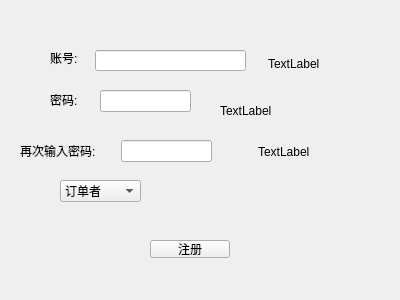
<?xml version="1.0" encoding="UTF-8"?>
<ui version="4.0">
 <class>regis</class>
 <widget class="QWidget" name="regis">
  <property name="geometry">
   <rect>
    <x>0</x>
    <y>0</y>
    <width>400</width>
    <height>300</height>
   </rect>
  </property>
  <property name="windowTitle">
   <string>Form</string>
  </property>
  <widget class="QPushButton" name="btn_regis">
   <property name="geometry">
    <rect>
     <x>150</x>
     <y>240</y>
     <width>80</width>
     <height>18</height>
    </rect>
   </property>
   <property name="text">
    <string>注册</string>
   </property>
  </widget>
  <widget class="QLabel" name="label">
   <property name="geometry">
    <rect>
     <x>50</x>
     <y>50</y>
     <width>31</width>
     <height>16</height>
    </rect>
   </property>
   <property name="text">
    <string>账号:</string>
   </property>
  </widget>
  <widget class="QLineEdit" name="lineEdit">
   <property name="geometry">
    <rect>
     <x>95</x>
     <y>50</y>
     <width>151</width>
     <height>21</height>
    </rect>
   </property>
  </widget>
  <widget class="QLabel" name="warn1">
   <property name="geometry">
    <rect>
     <x>268</x>
     <y>38</y>
     <width>111</width>
     <height>51</height>
    </rect>
   </property>
   <property name="text">
    <string>TextLabel</string>
   </property>
  </widget>
  <widget class="QLabel" name="warn2">
   <property name="geometry">
    <rect>
     <x>220</x>
     <y>90</y>
     <width>101</width>
     <height>41</height>
    </rect>
   </property>
   <property name="text">
    <string>TextLabel</string>
   </property>
  </widget>
  <widget class="QLabel" name="warn3">
   <property name="geometry">
    <rect>
     <x>258</x>
     <y>136</y>
     <width>101</width>
     <height>31</height>
    </rect>
   </property>
   <property name="styleSheet">
    <string notr="true"/>
   </property>
   <property name="text">
    <string>TextLabel</string>
   </property>
  </widget>
  <widget class="QComboBox" name="ident_com_2">
   <property name="geometry">
    <rect>
     <x>60</x>
     <y>180</y>
     <width>81</width>
     <height>22</height>
    </rect>
   </property>
   <item>
    <property name="text">
     <string>订单者</string>
    </property>
   </item>
   <item>
    <property name="text">
     <string>商家</string>
    </property>
   </item>
   <item>
    <property name="text">
     <string>管理员</string>
    </property>
   </item>
  </widget>
  <widget class="QLineEdit" name="lineEdit_2">
   <property name="geometry">
    <rect>
     <x>100</x>
     <y>90</y>
     <width>91</width>
     <height>22</height>
    </rect>
   </property>
  </widget>
  <widget class="QLineEdit" name="lineEdit_3">
   <property name="geometry">
    <rect>
     <x>121</x>
     <y>140</y>
     <width>91</width>
     <height>22</height>
    </rect>
   </property>
  </widget>
  <widget class="QLabel" name="label_3">
   <property name="geometry">
    <rect>
     <x>20</x>
     <y>140</y>
     <width>91</width>
     <height>21</height>
    </rect>
   </property>
   <property name="text">
    <string>再次输入密码:</string>
   </property>
  </widget>
  <widget class="QLabel" name="label_2">
   <property name="geometry">
    <rect>
     <x>50</x>
     <y>90</y>
     <width>41</width>
     <height>20</height>
    </rect>
   </property>
   <property name="text">
    <string>密码:</string>
   </property>
  </widget>
 </widget>
 <resources/>
 <connections/>
</ui>
